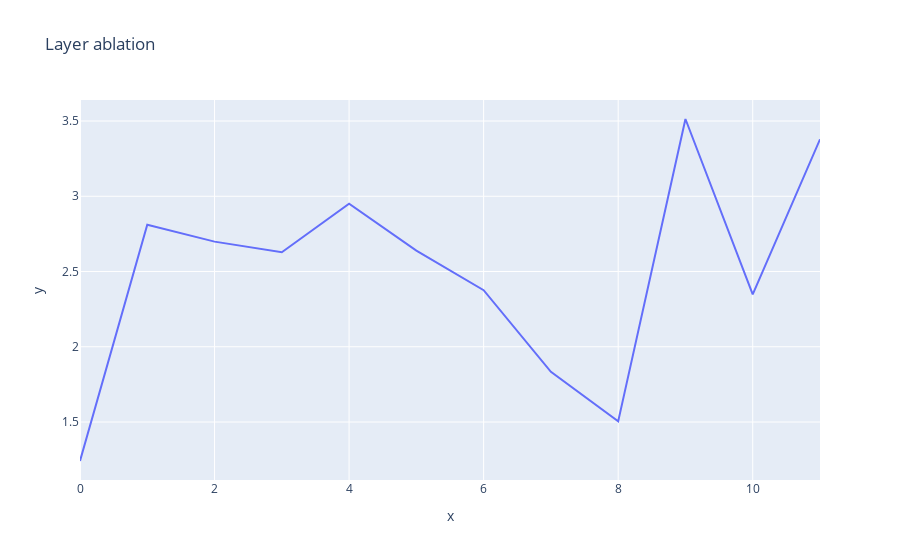

Here is the notebook cell this chart was saved with:
### Code cell
def layer_ablation_hook(value, **kwargs):
    value[:,:,:,:] = 0.
    return value


values = []
for layer in range(model.cfg.n_layers):
    layer_to_abalate = layer
    logits = model.run_with_hooks(prompt, fwd_hooks=[(
            utils.get_act_name("attn", layer_to_abalate), 
            layer_ablation_hook
            )])
    values.append(get_score(logits))

line(values, labels=range(model.cfg.n_layers), title="Layer ablation")

# %%

### Figure 1 — Plotly figure (JSON) as saved in the notebook; plotly's stock layout.template omitted (floating-point values rounded to 4 significant figures)
{"data": [{"hovertemplate": "x=%{x}<br>y=%{y}<extra></extra>", "legendgroup": "", "line": {"color": "#636efa", "dash": "solid"}, "marker": {"symbol": "circle"}, "mode": "lines", "name": "", "orientation": "v", "showlegend": false, "type": "scatter", "x": [0, 1, 2, 3, 4, 5, 6, 7, 8, 9, 10, 11], "xaxis": "x", "y": [1.241, 2.811, 2.699, 2.628, 2.951, 2.639, 2.376, 1.834, 1.504, 3.514, 2.348, 3.378], "yaxis": "y"}], "layout": {"legend": {"tracegroupgap": 0}, "title": {"text": "Layer ablation"}, "xaxis": {"anchor": "y", "domain": [0, 1], "title": {"text": "x"}}, "yaxis": {"anchor": "x", "domain": [0, 1], "title": {"text": "y"}}}}
